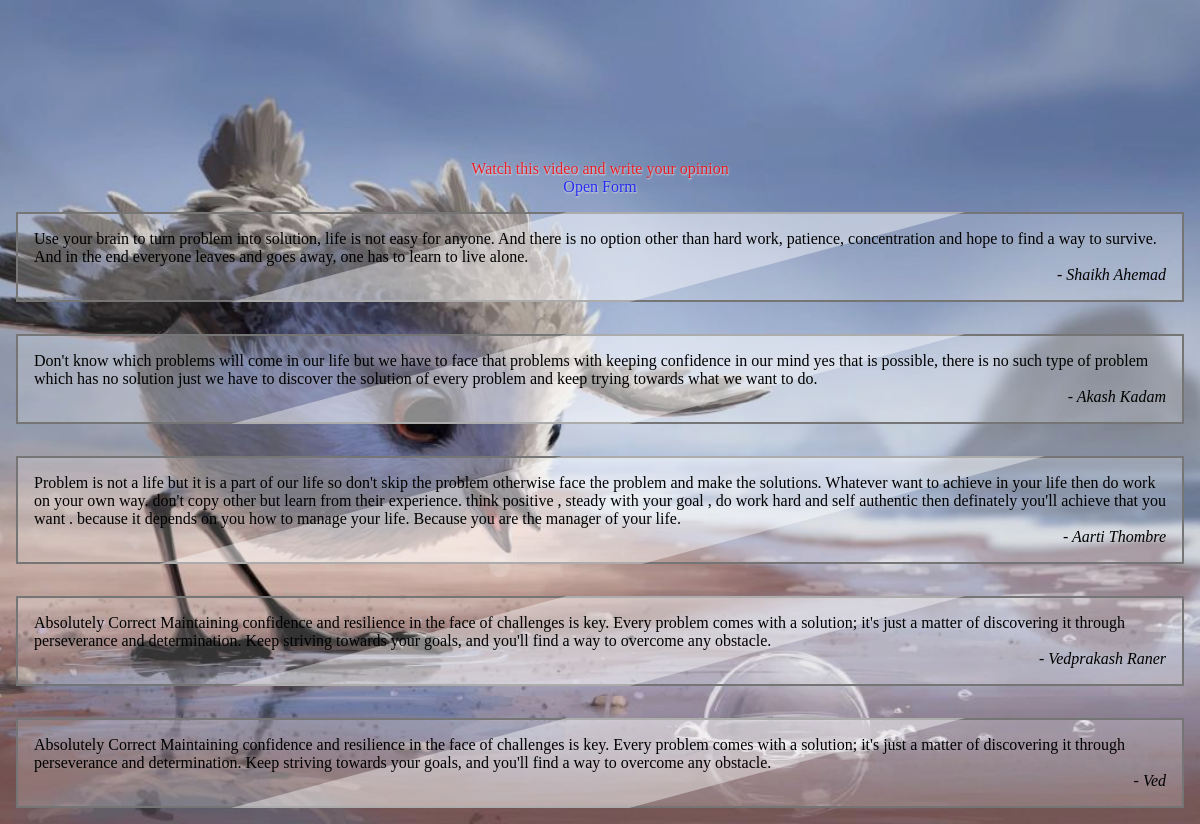
The page / on the database its author committed.
### tables this page shows
CREATE TABLE `quotes` (
  `id` int(11) NOT NULL,
  `owner` varchar(75) DEFAULT NULL,
  `quote` varchar(500) DEFAULT NULL
);

### index.php (the view, shortened to what this page needs)
<?php
$servername = "sql212.infinityfree.com";
$username = "if0_36038282";
$password = "Or9cEg19W8PKj";
$database = "if0_36038282_piper";
$conn = mysqli_connect($servername, $username, $password, $database);
?>
<!DOCTYPE html>
<html lang="en">
<head>
  <link rel="stylesheet" href="style.css" type="text/css" media="all" />
</head>
<body>
<main>
<div class="container">
<iframe src="https://youtube.com/embed/KCf56Tb0CP8" frameborder="0" allowfullscreen></iframe>
<div class="note">
Watch this video and write your opinion
<div class="form-nav">
Open Form
</div>
</div>
<?php
$sql = "SELECT * FROM quotes";
$result = $conn->query($sql);
if ($result->num_rows > 0) {
while ($row = $result->fetch_assoc()) {
?>
<div class="quote">
<blockquote>
<p>
<?php
echo $row["quote"]; ?>
</p>
<cite class="owner">
<?php echo $row["owner"]; ?>
</cite>
</blockquote>
</div>
<?php
}
}
?>
</div>
</main>
</body>
</html>

### style.css (style rules this page uses)
* { margin: 0; padding: 0; }
body { margin: 0; padding: 0; background: url("./assets/piper-d.jpg") no-repeat center center fixed; background-size: cover; z-index: -1; }
main { overflow-y: auto; overflow: auto; display: flex; flex-direction: column; justify-content: center; align-items: center; justify-items: center; }
.container { display: flex; flex-direction: column; justify-content: center; align-items: center; justify-items: center; width: 100%; background: rgba(0, 0, 0, 0.1); color: white; }
iframe { max-width: 100%; border: none; align-self: center; border-radius: 8px; box-shadow: 0 2px 4px rgba(0, 0, 0,); margin: 5px; }
.quote { display: inline-block; margin: 1em; overflow: hidden; }
.quote blockquote { background-color: rgba(255, 255, 255, 0.2); border: solid 2px #757575; display: inline-block; margin: 0; padding: 1em; position: relative; color: black; }
.quote blockquote:before { background-color: rgba(255, 255, 255, 0.4); bottom: -10%; content: ""; left: 0; position: absolute; right: 0; top: -10%; transform: rotate(-15deg) skew(5deg); }
.quote blockquote cite { display: block; font-style: italic; text-align: right; }
.quote blockquote cite:before { content: "- "; }
.quote blockquote > * { position: relative; z-index: 1; }
.note { color: red; opacity: 0.8; text-align: center; text-shadow: 0.5px 0.5px 2px white; }
.form-nav { color: blue; opacity: 0.9; text-align: center; }

### rows shown on the page
quotes: quote "Use your brain to turn problem into solution, life is not easy for anyone. And there is no option other than hard work, patience, concentration and hope to find a way to survive. And in the end everyone leaves and goes away, one has to learn to live alone.", owner "Shaikh Ahemad"
quotes: quote "Don't know which problems will come in our life but we have to face that problems with keeping confidence in our mind yes that is possible, there is no such type of problem which has no solution just we have to discover the solution of every problem and keep trying towards what we want to do.", owner "Akash Kadam"
quotes: quote "Problem is not a life but it is a part of our life so don't skip the problem otherwise face the problem and make the solutions. Whatever want to achieve in your life then do work on your own way. don't copy other but learn from their experience. think positive , steady with your goal , do work hard and self authentic then definately you'll achieve that you want . because it depends on you how to manage your life. Because you are the manager of your life.", owner "Aarti Thombre"
quotes: quote "Absolutely Correct Maintaining confidence and resilience in the face of challenges is key. Every problem comes with a solution; it's just a matter of discovering it through perseverance and determination. Keep striving towards your goals, and you'll find a way to overcome any obstacle.", owner "Vedprakash Raner"
quotes: quote "Absolutely Correct Maintaining confidence and resilience in the face of challenges is key. Every problem comes with a solution; it's just a matter of discovering it through perseverance and determination. Keep striving towards your goals, and you'll find a way to overcome any obstacle.", owner "Ved"
